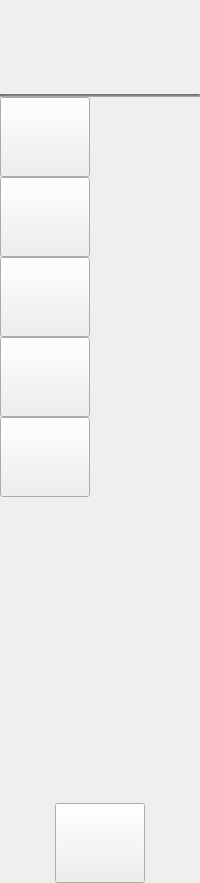
     <widget class="QWidget" name="icon_only_widget" native="true">
      <property name="minimumSize">
       <size>
        <width>90</width>
        <height>0</height>
       </size>
      </property>
      <layout class="QVBoxLayout" name="verticalLayout_3">
       <property name="spacing">
        <number>0</number>
       </property>
       <property name="leftMargin">
        <number>0</number>
       </property>
       <property name="topMargin">
        <number>0</number>
       </property>
       <property name="rightMargin">
        <number>0</number>
       </property>
       <property name="bottomMargin">
        <number>0</number>
       </property>
       <item>
        <layout class="QHBoxLayout" name="horizontalLayout_2">
         <property name="spacing">
          <number>0</number>
         </property>
         <property name="leftMargin">
          <number>10</number>
         </property>
         <property name="topMargin">
          <number>10</number>
         </property>
         <property name="rightMargin">
          <number>10</number>
         </property>
         <property name="bottomMargin">
          <number>10</number>
         </property>
         <item>
          <widget class="QLabel" name="lblpic1">
           <property name="minimumSize">
            <size>
             <width>70</width>
             <height>70</height>
            </size>
           </property>
           <property name="maximumSize">
            <size>
             <width>70</width>
             <height>70</height>
            </size>
           </property>
           <property name="styleSheet">
            <string notr="true">QLabel{
  border-radius: 34px;
}</string>
           </property>
           <property name="text">
            <string/>
           </property>
           <property name="pixmap">
            <pixmap>hms_logo.png</pixmap>
           </property>
           <property name="scaledContents">
            <bool>true</bool>
           </property>
          </widget>
         </item>
        </layout>
       </item>
       <item>
        <layout class="QVBoxLayout" name="verticalLayout_2">
         <property name="spacing">
          <number>0</number>
         </property>
         <property name="leftMargin">
          <number>0</number>
         </property>
         <property name="topMargin">
          <number>4</number>
         </property>
         <property name="rightMargin">
          <number>0</number>
         </property>
         <item>
          <widget class="Line" name="line_2">
           <property name="styleSheet">
            <string notr="true">background-color: rgba(57, 57, 57, 100);</string>
           </property>
           <property name="orientation">
            <enum>Qt::Horizontal</enum>
           </property>
          </widget>
         </item>
         <item>
          <widget class="QPushButton" name="btnHome1">
           <property name="minimumSize">
            <size>
             <width>90</width>
             <height>80</height>
            </size>
           </property>
           <property name="maximumSize">
            <size>
             <width>90</width>
             <height>80</height>
            </size>
           </property>
           <property name="text">
            <string/>
           </property>
           <property name="icon">
            <iconset>
             <normaloff>home_icon.png</normaloff>
             <normalon>home_icon_white.png</normalon>home_icon.png</iconset>
           </property>
           <property name="iconSize">
            <size>
             <width>25</width>
             <height>25</height>
            </size>
           </property>
           <property name="checkable">
            <bool>true</bool>
           </property>
           <property name="autoExclusive">
            <bool>true</bool>
           </property>
          </widget>
         </item>
         <item>
          <widget class="QPushButton" name="btnRoom1">
           <property name="minimumSize">
            <size>
             <width>90</width>
             <height>80</height>
            </size>
           </property>
           <property name="maximumSize">
            <size>
             <width>90</width>
             <height>80</height>
            </size>
           </property>
           <property name="text">
            <string/>
           </property>
           <property name="icon">
            <iconset>
             <normaloff>room_icon.png</normaloff>
             <normalon>room_icon_white.png</normalon>room_icon.png</iconset>
           </property>
           <property name="iconSize">
            <size>
             <width>25</width>
             <height>25</height>
            </size>
           </property>
           <property name="checkable">
            <bool>true</bool>
           </property>
           <property name="autoExclusive">
            <bool>true</bool>
           </property>
          </widget>
         </item>
         <item>
          <widget class="QPushButton" name="btnHistory1">
           <property name="minimumSize">
            <size>
             <width>90</width>
             <height>80</height>
            </size>
           </property>
           <property name="maximumSize">
            <size>
             <width>90</width>
             <height>80</height>
            </size>
           </property>
           <property name="text">
            <string/>
           </property>
           <property name="icon">
            <iconset>
             <normaloff>history_icon.png</normaloff>
             <normalon>history_icon_white.png</normalon>history_icon.png</iconset>
           </property>
           <property name="iconSize">
            <size>
             <width>23</width>
             <height>23</height>
            </size>
           </property>
           <property name="checkable">
            <bool>true</bool>
           </property>
           <property name="autoExclusive">
            <bool>true</bool>
           </property>
          </widget>
         </item>
         <item>
          <widget class="QPushButton" name="btnReport1">
           <property name="minimumSize">
            <size>
             <width>90</width>
             <height>80</height>
            </size>
           </property>
           <property name="maximumSize">
            <size>
             <width>90</width>
             <height>80</height>
            </size>
           </property>
           <property name="text">
            <string/>
           </property>
           <property name="icon">
            <iconset>
             <normaloff>report_icon.png</normaloff>
             <normalon>report_icon_white.png</normalon>report_icon.png</iconset>
           </property>
           <property name="iconSize">
            <size>
             <width>25</width>
             <height>25</height>
            </size>
           </property>
           <property name="checkable">
            <bool>true</bool>
           </property>
           <property name="autoExclusive">
            <bool>true</bool>
           </property>
          </widget>
         </item>
         <item>
          <widget class="QPushButton" name="btnEmployee1">
           <property name="minimumSize">
            <size>
             <width>90</width>
             <height>80</height>
            </size>
           </property>
           <property name="maximumSize">
            <size>
             <width>90</width>
             <height>80</height>
            </size>
           </property>
           <property name="text">
            <string/>
           </property>
           <property name="icon">
            <iconset>
             <normaloff>guess_icon.png</normaloff>
             <normalon>guest_icon_white.png</normalon>guess_icon.png</iconset>
           </property>
           <property name="iconSize">
            <size>
             <width>25</width>
             <height>25</height>
            </size>
           </property>
           <property name="checkable">
            <bool>true</bool>
           </property>
           <property name="autoExclusive">
            <bool>true</bool>
           </property>
          </widget>
         </item>
        </layout>
       </item>
       <item>
        <spacer name="verticalSpacer_11">
         <property name="orientation">
          <enum>Qt::Vertical</enum>
         </property>
         <property name="sizeHint" stdset="0">
          <size>
           <width>20</width>
           <height>306</height>
          </size>
         </property>
        </spacer>
       </item>
       <item>
        <layout class="QGridLayout" name="gridLayout_38">
         <property name="spacing">
          <number>0</number>
         </property>
         <item row="0" column="0">
          <widget class="QPushButton" name="btnExit1">
           <property name="minimumSize">
            <size>
             <width>90</width>
             <height>80</height>
            </size>
           </property>
           <property name="maximumSize">
            <size>
             <width>90</width>
             <height>80</height>
            </size>
           </property>
           <property name="text">
            <string/>
           </property>
           <property name="icon">
            <iconset>
             <normaloff>out_icon.png</normaloff>
             <normalon>out_icon_white.png</normalon>out_icon.png</iconset>
           </property>
           <property name="iconSize">
            <size>
             <width>25</width>
             <height>25</height>
            </size>
           </property>
           <property name="checkable">
            <bool>true</bool>
           </property>
           <property name="autoExclusive">
            <bool>true</bool>
           </property>
          </widget>
         </item>
        </layout>
       </item>
      </layout>
     </widget>
